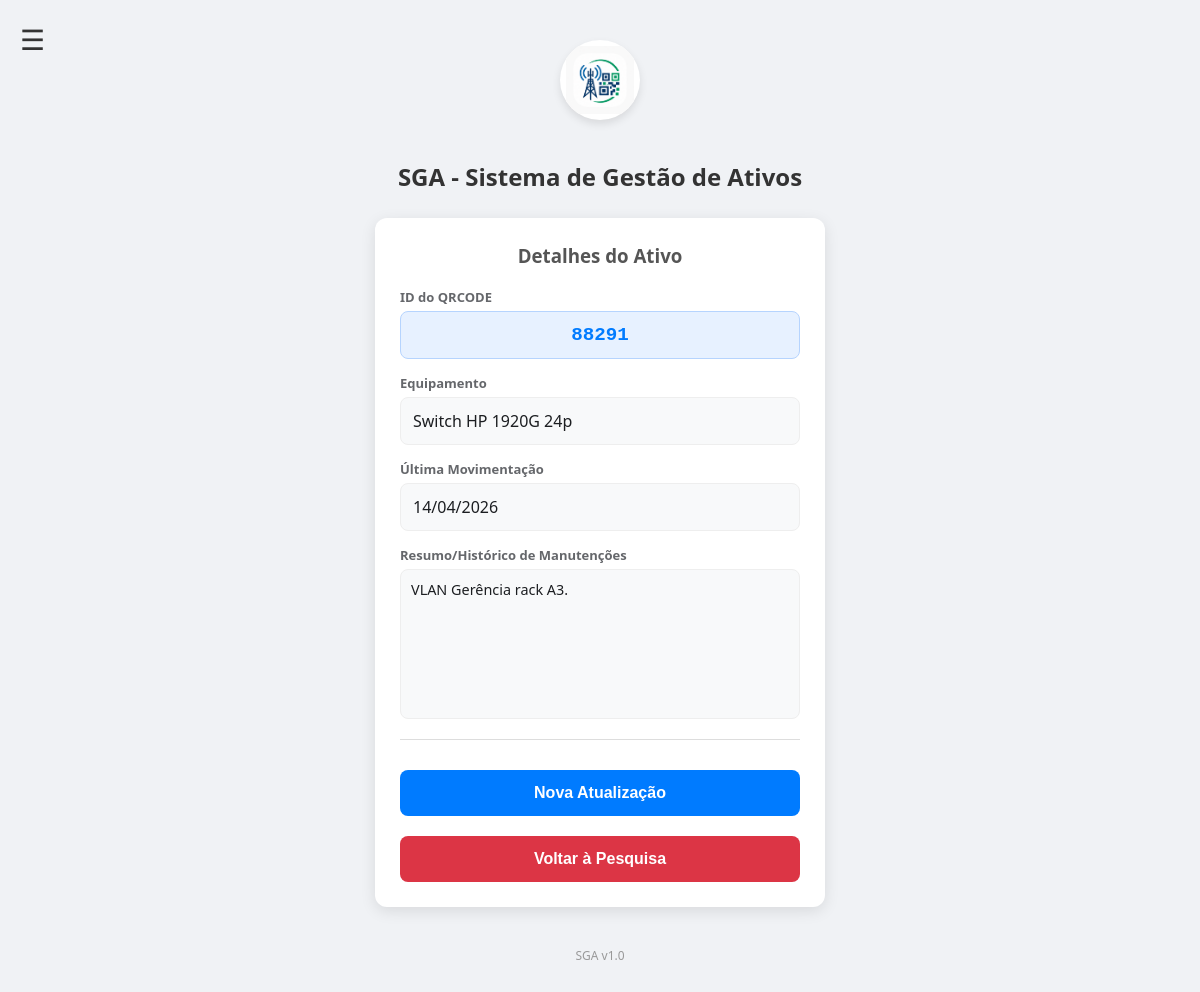
Before: /consult/88291 (signed in) with the older database file.
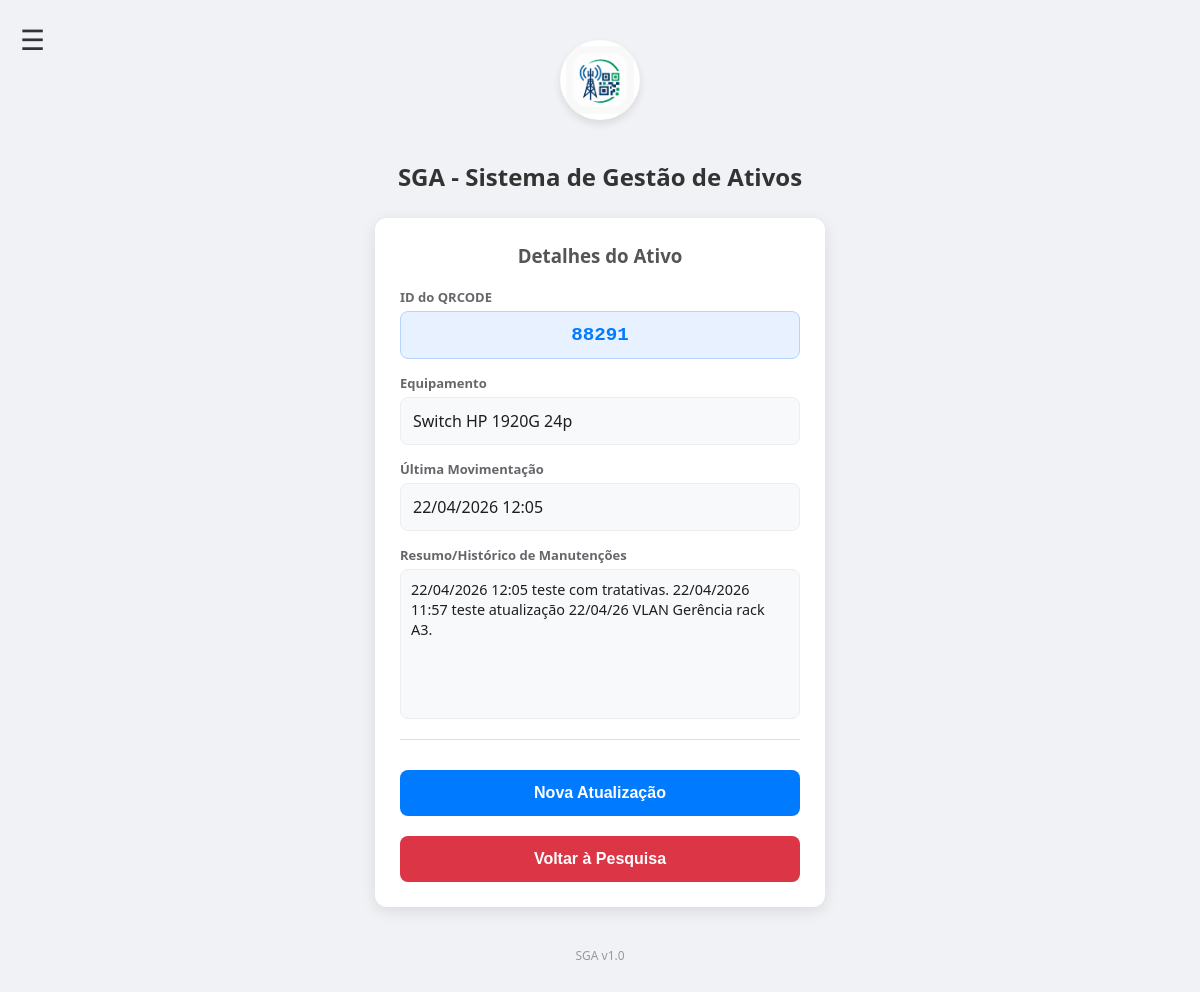
After: the same page with the newer database file.
### tables this page shows
CREATE TABLE ativos (
            id_ativo TEXT PRIMARY KEY,
            nome TEXT NOT NULL,
            data_atualizacao TEXT,
            resumo TEXT
        );

### app.py (the view)
@app.route('/consult/<id_ativo>')
@login_required
def consult_get(id_ativo):
    user = obter_usuario_logado()
    conn = conectar_banco()
    cursor = conn.cursor()
    cursor.execute("SELECT id_ativo, nome, data_atualizacao, resumo FROM ativos WHERE id_ativo = ?", (id_ativo,))
    resultado = cursor.fetchone()
    conn.close()
    if resultado:
        return render_template('consult.html',
                               user_nome=user['nome'],
                               user_nivel=user['nivel'],
                               id_ativo=resultado[0],
                               nome=resultado[1],
                               data=resultado[2],
                               resumo=resultado[3])
    flash("Ativo não encontrado.", "danger")
    return redirect(url_for('index'))

### app.py (called while the page is built)
def login_required(f):
    @wraps(f)
    def decorated_function(*args, **kwargs):
        if 'user_id' not in session:
            flash("Por favor, faça login para acessar esta página.", "danger")
            return redirect(url_for('login'))
        return f(*args, **kwargs)
    return decorated_function

def conectar_banco():
    caminho_banco = os.path.join(os.path.dirname(__file__), 'banco_ativos.db')
    return sqlite3.connect(caminho_banco)

def obter_usuario_logado():
    if 'user_id' in session:
        return {
            "nome": session.get('user_nome'),
            "nivel": session.get('user_nivel')
        }
    return None

@app.after_request
def add_header(response):
    response.headers['Cache-Control'] = 'no-store, no-cache, must-revalidate, post-check=0, pre-check=0, max-age=0'
    response.headers['Pragma'] = 'no-cache'
    response.headers['Expires'] = '-1'
    return response

### templates/consult.html (shortened to what this page needs)
{% extends 'base.html' %}
{% block content %}
    <h2 class="page-title">SGA - Sistema de Gestão de Ativos</h2>
    <div class="card-container">
        <h3 style="color: #555; margin-bottom: 20px;">Detalhes do Ativo</h3>
        <div class="form-group">
            <label>ID do QRCODE</label>
            <div class="readonly-field id-badge" style="font-size: 1.2rem; border: 1px solid #b6d4fe;">
                {{ id_ativo }}
            </div>
        </div>
        <div class="form-group mt-15">
            <label>Equipamento</label>
            <div class="readonly-field">
                {{ nome }}
            </div>
        </div>
        <div class="form-group mt-15">
            <label>Última Movimentação</label>
            <div class="readonly-field">
                {{ data }}
            </div>
        </div>
        <div class="form-group mt-15">
            <label>Resumo/Histórico de Manutenções</label>
            <div class="readonly-field" style="height: 150px; overflow-y: auto; display: block; text-align: left; font-size: 0.9em; line-height: 1.4; padding: 10px;">
                {{ resumo }}
            </div>
        </div>
        <div class="divider"></div>
        <div style="display: flex; flex-direction: column; gap: 10px;">
            <a href="/newUpdate/{{ id_ativo }}" class="btn-link">
                <button type="button" class="btn-primary">Nova Atualização</button>
            </a>
            <a href="/index" class="btn-link">
                <button type="button" class="btn-secondary">Voltar à Pesquisa</button>
            </a>
        </div>
    </div>
{% endblock %}

### templates/base.html (shortened to what this page needs)
<!DOCTYPE html>
<html lang="pt-br">
<head>
    <link rel="stylesheet" href="{{ url_for('static', filename='css/style.css') }}">
</head>
<body>
    {% if session.get('user_id') %}
        <span class="hamburger-icon" onclick="openNav()">&#9776;</span>
    {% endif %}
    <div class="main-container">
        <div class="logo-wrapper">
            <div class="logo-circular">
                <img src="{{ url_for('static', filename='img/logo.png') }}" alt="Logo SGA">
            </div>
        </div>
        {% block content %}{% endblock %}
        <p class="footer-text">SGA v1.0</p>
    </div>
</body>
</html>

### static/css/style.css (style rules this page uses)
* { box-sizing: border-box; margin: 0; padding: 0; }
body { font-family: 'Segoe UI', Tahoma, Geneva, Verdana, sans-serif; background-color: #f0f2f5; color: #1c1e21; display: flex; flex-direction: column; align-items: center; min-height: 100vh; padding: 20px; }
.main-container { width: 100%; display: flex; flex-direction: column; align-items: center; padding-top: 20px; }
.card-container, .card-section { background: white; padding: 25px; border-radius: 12px; box-shadow: 0 4px 15px rgba(0,0,0,0.1); width: 100%; max-width: 450px; margin-bottom: 20px; text-align: center; }
.logo-wrapper { margin-bottom: 20px; }
.logo-circular { width: 80px; height: 80px; border-radius: 50%; overflow: hidden; display: inline-flex; justify-content: center; align-items: center; background-color: white; box-shadow: 0 4px 8px rgba(0,0,0,0.1); }
.logo-circular img { max-width: 85%; height: auto; }
.form-group { margin-bottom: 15px; text-align: left; }
label { display: block; font-size: 13px; color: #65676b; font-weight: bold; margin-bottom: 5px; }
input, textarea, .readonly-field { width: 100%; padding: 12px; border: 1px solid #ddd; border-radius: 8px; font-size: 16px; font-family: inherit; transition: border-color 0.3s; }
.readonly-field { background-color: #f8f9fa; border: 1px solid #eee; min-height: 45px; display: flex; align-items: center; }
.btn-primary, .btn-secondary, .btn-scanner { width: 100%; padding: 14px; border-radius: 8px; font-size: 16px; font-weight: bold; cursor: pointer; border: none; transition: filter 0.3s, background 0.3s; display: block; text-align: center; text-decoration: none; margin-top: 10px; }
.btn-primary { background-color: #007bff; color: white; }
.btn-secondary { background-color: #dc3545; color: white; }
.btn-link { text-decoration: none; display: block; width: 100%; }
.id-badge { background-color: #e7f1ff; color: #007bff; font-family: monospace; font-weight: bold; justify-content: center; }
.divider { display: flex; align-items: center; margin: 20px 0; color: #888; font-size: 14px; }
.divider::before, .divider::after { content: ''; flex: 1; border-bottom: 1px solid #ddd; }
.hamburger-icon { position: absolute; top: 20px; left: 20px; font-size: 28px; cursor: pointer; color: #333; }
.footer-text { margin: 20px 0; font-size: 12px; color: #999; }
.page-title { text-align: center; color: #333; margin-bottom: 25px; font-weight: bold; }
.mt-15 { margin-top: 15px; }

Changed rows visible on the page:
changed ativos "Switch HP 1920G 24p": data_atualizacao "14/04/2026" → "22/04/2026 12:05"; resumo "VLAN Gerência rack A3." → "22/04/2026 12:05 teste com tratativas. 22/04/2026 11:57 teste atualização 22/04/26 VLAN Gerência rack A3."
